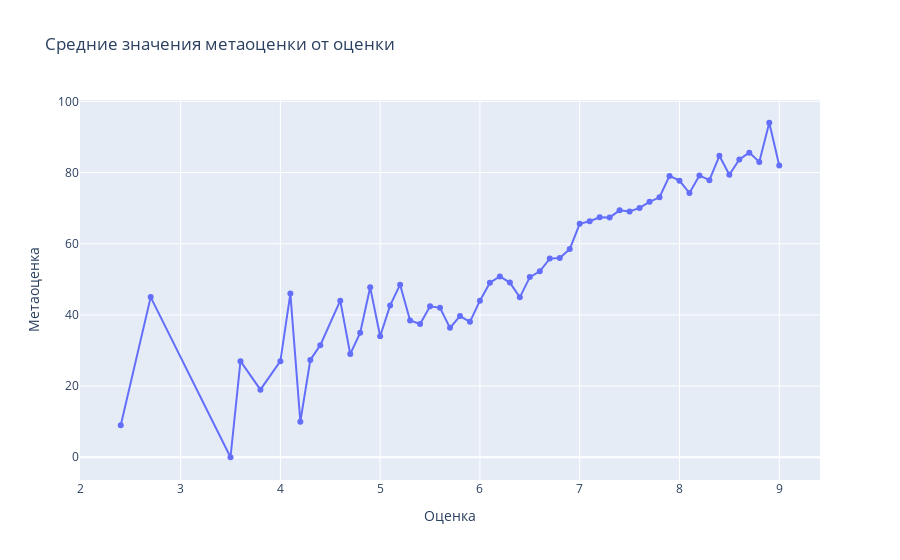

Notebook cell for this chart:
### Code cell
rate_df1 = df_work[[x for x in df_work.columns if 'rate' in x] + ['metascore']]
metascore_df1 = rate_df1.groupby('rate').mean()

fig = go.Figure(data=[
    go.Scatter(x=metascore_df1.index, y=metascore_df1[column], mode='markers+lines', name=column) 
    for column in metascore_df1.columns
])

fig.update_layout(title='Средние значения метаоценки от оценки',
                   xaxis_title='Оценка',
                   yaxis_title='Метаоценка')

#как видно из данного графика: впринципе эти оценки мало разнятся между собой, соответсвенно фильмы которые оценили высокими балами и те и 
#другие с большей вероятностью могут получить те или иные награды, включая оскор

### Figure 1 — Plotly figure (JSON) as saved in the notebook; plotly's stock layout.template omitted (floating-point values rounded to 4 significant figures)
{"data": [{"mode": "markers+lines", "name": "metascore", "type": "scatter", "x": [2.4, 2.7, 3.5, 3.6, 3.8, 4, 4.1, 4.2, 4.3, 4.4, 4.6, 4.7, 4.8, 4.9, 5, 5.1, 5.2, 5.3, 5.4, 5.5, 5.6, 5.7, 5.8, 5.9, 6, 6.1, 6.2, 6.3, 6.4, 6.5, 6.6, 6.7, 6.8, 6.9, 7, 7.1, 7.2, 7.3, 7.4, 7.5, 7.6, 7.7, 7.8, 7.9, 8, 8.1, 8.2, 8.3, 8.4, 8.5, 8.6, 8.7, 8.8, 8.9, 9], "y": [9, 45, 0, 27, 19, 27, 46, 10, 27.33, 31.5, 44, 29, 35, 47.75, 34, 42.67, 48.5, 38.43, 37.44, 42.43, 42, 36.36, 39.69, 38.06, 44, 49.04, 50.81, 49.08, 44.94, 50.62, 52.25, 55.82, 56, 58.49, 65.61, 66.31, 67.45, 67.41, 69.39, 69.09, 70.06, 71.79, 73.05, 79.05, 77.72, 74.24, 79.19, 77.87, 84.71, 79.36, 83.67, 85.6, 83, 94, 82]}], "layout": {"title": {"text": "Средние значения метаоценки от оценки"}, "xaxis": {"title": {"text": "Оценка"}}, "yaxis": {"title": {"text": "Метаоценка"}}}}
